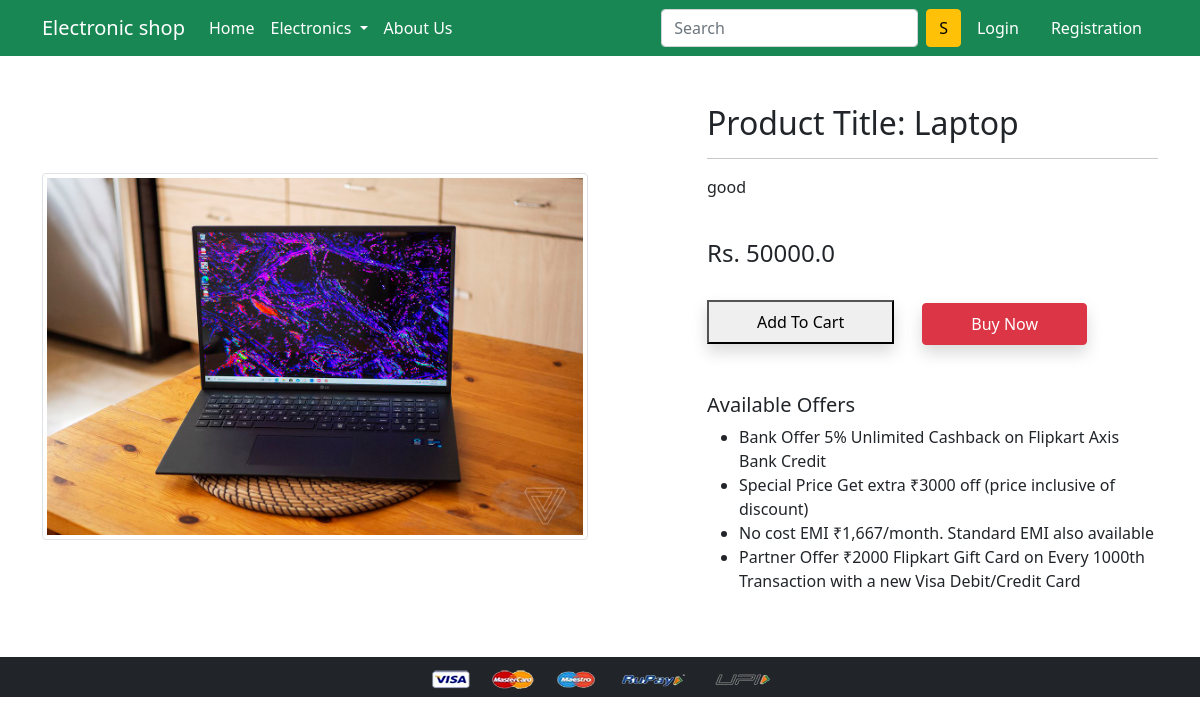
Screenshot of /product-detail/1 with the database file from the repository.
### app/models.py (models this page shows)
class Product(models.Model):
  title = models.CharField(max_length=100)
  selling_price = models.FloatField()
  discounted_price = models.FloatField()
  description = models.TextField()
  brand = models.CharField(max_length = 100)
  category = models.CharField(choices = CATEGORY_CHOICES,max_length = 2)
  product_image = models.ImageField(upload_to='productimg')

### app/views.py (the view)
# urls.py: path('product-detail/<int:pk>', views.ProductDetailView.as_view(), name='product-detail'),
class ProductDetailView(View):
    def get(self, request, pk):
     product= Product.objects.get(pk=pk)
     return render(request,'app/productdetail.html',{'product':product} )

### app/templates/app/productdetail.html (shortened to what this page needs)
{% extends 'app/base.html' %}
{% load static %}
{% block main-content %}
<div class="container my-5">
 <div class="row">
  <div class="col-sm-6 text-center align-self-center">
   <img src="{{product.product_image.url}}" alt="" class="img-fluid img-thumbnail">
  </div>
  <div class="col-sm-5 offset-sm-1">
   <h2>Product Title: {{product.title}}</h2>
   <hr>
   <p>{{product.description}}</p> <br>
   <h4>Rs. {{product.selling_price}}</h4> <br>
    <form action = "/addtocart"  class ="d-inline">
        <button type = "submit" class="btn-btn-primary shadow px-5 py-2">Add To Cart </button>
    </form>
   <a href="{% url 'buy-now' %}" class="btn btn-danger shadow px-5 py-2 ms-4">Buy Now</a>
   <h5 class="mt-5">Available Offers</h5>
   <ul>
    <li>Bank Offer 5% Unlimited Cashback on Flipkart Axis Bank Credit</li>
    <li>Special Price Get extra ₹3000 off (price inclusive of discount)</li>
    <li>No cost EMI ₹1,667/month. Standard EMI also available</li>
    <li>Partner Offer ₹2000 Flipkart Gift Card on Every 1000th Transaction with a new Visa Debit/Credit Card</li>
   </ul>
  </div>
 </div>
</div>
{% endblock main-content %}

### rows the page displays
Product: product_image (picture), title "Laptop", description "good", selling_price "50000.0"
